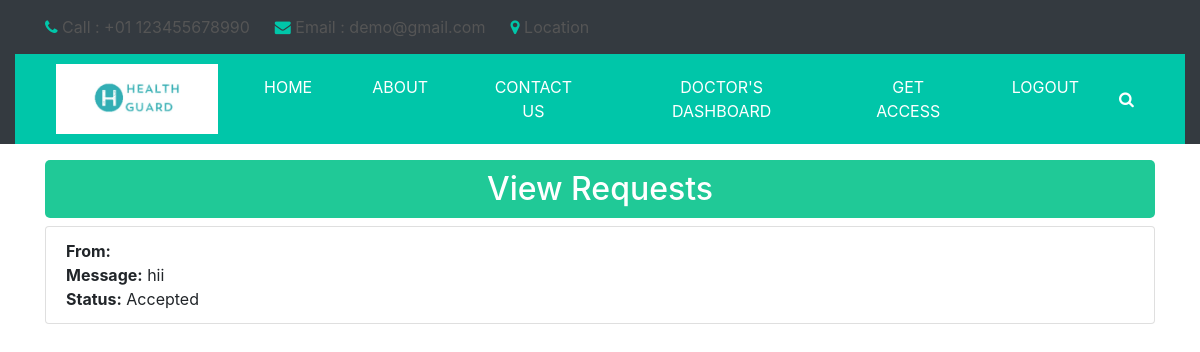
/view/requests/ (signed in), run on an earlier commit of the app's database.
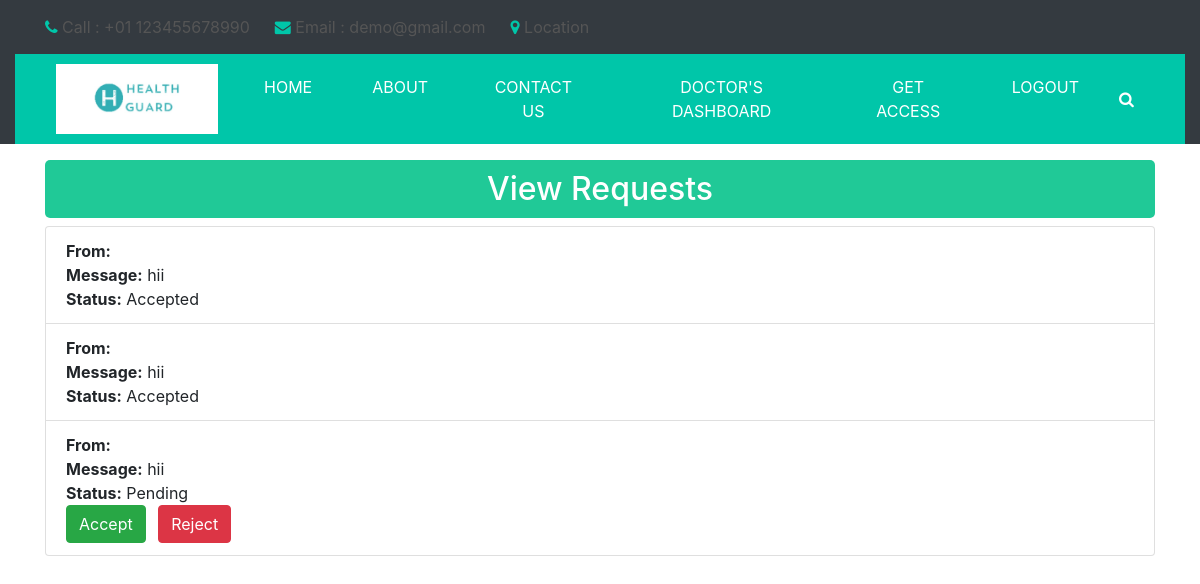
And on a later commit of the database.
### myapp/models.py (models this page shows)
class Request(models.Model):
    sender = models.ForeignKey(Patient, on_delete=models.CASCADE)
    receiver = models.ForeignKey(Doctor, on_delete=models.CASCADE)
    message = models.TextField()
    status = models.CharField(max_length=20, default='Pending')  # Pending, Accepted, Rejected
    created_at = models.DateTimeField(auto_now_add=True)
    patient_username = models.CharField(max_length=150,null=True)  # Add this field

### myapp/views.py (the view)
# urls.py: path('view/requests/', views.view_requests, name='view_requests'),
def view_requests(request):
    if request.user.is_authenticated and hasattr(request.user, 'doctor'):
        requests = Request.objects.filter(receiver=request.user.doctor)
        return render(request, 'myapp/view_requests.html', {'requests': requests})
    else:
        return redirect('home')  # Redirect if not authenticated or not a doctor

### myapp/templatetags/myfilter.py (called while the page is built)
@register.filter
def is_in_group(user, group_name):
    return user.groups.filter(name=group_name).exists()

### myapp/templates/myapp/view_requests.html (shortened to what this page needs)
{% extends 'myapp/base.html' %}
{% block content %}
<div class="container medical_data my-3">
    <h2>View Requests</h2>
    <ul class="list-group">
        {% for request in requests %}
            <li class="list-group-item">
                <strong>From:</strong> {{ request.sender.user.get_full_name }} <br>
                <strong>Message:</strong> {{ request.message }} <br>
                <strong>Status:</strong> {{ request.status }} <br>
                {% if request.status == 'Pending' %}
                    <form method="POST" action="{% url 'manage_request' request.id %}">
                        <button type="submit" name="action" value="accept" class="btn btn-success mr-2">Accept</button>
                        <button type="submit" name="action" value="reject" class="btn btn-danger">Reject</button>
                    </form>
                {% endif %}
            </li>
        {% empty %}
            <li class="list-group-item">No requests found</li>
        {% endfor %}
    </ul>
</div>
{% endblock content %}

What changed in the data, as far as the page shows it:
added Request: message "hii", status "Accepted"
added Request: message "hii", status "Pending", shows "Accept"
